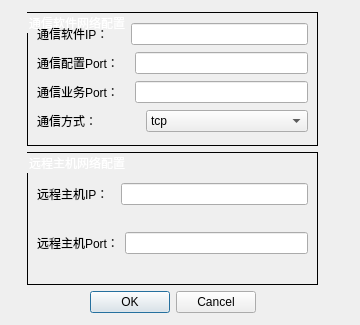
<?xml version="1.0" encoding="UTF-8"?>
<ui version="4.0">
 <class>comm_config_dlg</class>
 <widget class="QDialog" name="comm_config_dlg">
  <property name="geometry">
   <rect>
    <x>0</x>
    <y>0</y>
    <width>360</width>
    <height>325</height>
   </rect>
  </property>
  <property name="windowTitle">
   <string>通信软件连接配置</string>
  </property>
  <widget class="QToolButton" name="toolButton">
   <property name="geometry">
    <rect>
     <x>560</x>
     <y>320</y>
     <width>37</width>
     <height>18</height>
    </rect>
   </property>
   <property name="text">
    <string>...</string>
   </property>
  </widget>
  <widget class="QWidget" name="layoutWidget">
   <property name="geometry">
    <rect>
     <x>27</x>
     <y>12</y>
     <width>291</width>
     <height>301</height>
    </rect>
   </property>
   <layout class="QVBoxLayout" name="verticalLayout_3">
    <item>
     <widget class="QGroupBox" name="groupBox">
      <property name="styleSheet">
       <string notr="true">QGroupBox{color:white;border:1px solid black;}</string>
      </property>
      <property name="title">
       <string>通信软件网络配置</string>
      </property>
      <layout class="QVBoxLayout" name="verticalLayout">
       <item>
        <layout class="QHBoxLayout" name="horizontalLayout">
         <item>
          <widget class="QLabel" name="label">
           <property name="styleSheet">
            <string notr="true">QLabel{border:0px}</string>
           </property>
           <property name="text">
            <string>通信软件IP：     </string>
           </property>
          </widget>
         </item>
         <item>
          <widget class="QLineEdit" name="lineEdit"/>
         </item>
        </layout>
       </item>
       <item>
        <layout class="QHBoxLayout" name="horizontalLayout_2">
         <item>
          <widget class="QLabel" name="label_2">
           <property name="styleSheet">
            <string notr="true">QLabel{border:0px}</string>
           </property>
           <property name="text">
            <string>通信配置Port：   </string>
           </property>
          </widget>
         </item>
         <item>
          <widget class="QLineEdit" name="lineEdit_2"/>
         </item>
        </layout>
       </item>
       <item>
        <layout class="QHBoxLayout" name="horizontalLayout_4">
         <item>
          <widget class="QLabel" name="label_4">
           <property name="styleSheet">
            <string notr="true">QLabel{border:0px}</string>
           </property>
           <property name="text">
            <string>通信业务Port：   </string>
           </property>
          </widget>
         </item>
         <item>
          <widget class="QLineEdit" name="lineEdit_3"/>
         </item>
        </layout>
       </item>
       <item>
        <layout class="QHBoxLayout" name="horizontalLayout_3" stretch="7,11">
         <item>
          <widget class="QLabel" name="label_3">
           <property name="styleSheet">
            <string notr="true">QLabel{border:0px}</string>
           </property>
           <property name="text">
            <string>通信方式：</string>
           </property>
          </widget>
         </item>
         <item>
          <widget class="QComboBox" name="comboBox">
           <item>
            <property name="text">
             <string>tcp</string>
            </property>
           </item>
           <item>
            <property name="text">
             <string>udp</string>
            </property>
           </item>
          </widget>
         </item>
        </layout>
       </item>
      </layout>
     </widget>
    </item>
    <item>
     <widget class="QGroupBox" name="groupBox_2">
      <property name="styleSheet">
       <string notr="true">QGroupBox{color:white;border:1px solid black;}</string>
      </property>
      <property name="title">
       <string>远程主机网络配置</string>
      </property>
      <layout class="QVBoxLayout" name="verticalLayout_2">
       <item>
        <layout class="QHBoxLayout" name="horizontalLayout_5">
         <item>
          <widget class="QLabel" name="label_5">
           <property name="styleSheet">
            <string notr="true">QLabel{border:0px}</string>
           </property>
           <property name="text">
            <string>远程主机IP：  </string>
           </property>
          </widget>
         </item>
         <item>
          <widget class="QLineEdit" name="lineEdit_4"/>
         </item>
        </layout>
       </item>
       <item>
        <layout class="QHBoxLayout" name="horizontalLayout_6">
         <item>
          <widget class="QLabel" name="label_6">
           <property name="styleSheet">
            <string notr="true">QLabel{border:0px}</string>
           </property>
           <property name="text">
            <string>远程主机Port：</string>
           </property>
          </widget>
         </item>
         <item>
          <widget class="QLineEdit" name="lineEdit_5"/>
         </item>
        </layout>
       </item>
      </layout>
     </widget>
    </item>
    <item>
     <widget class="QDialogButtonBox" name="buttonBox">
      <property name="styleSheet">
       <string notr="true"/>
      </property>
      <property name="orientation">
       <enum>Qt::Horizontal</enum>
      </property>
      <property name="standardButtons">
       <set>QDialogButtonBox::Cancel|QDialogButtonBox::Ok</set>
      </property>
      <property name="centerButtons">
       <bool>true</bool>
      </property>
     </widget>
    </item>
   </layout>
  </widget>
 </widget>
 <resources/>
 <connections>
  <connection>
   <sender>buttonBox</sender>
   <signal>accepted()</signal>
   <receiver>comm_config_dlg</receiver>
   <slot>accept()</slot>
   <hints>
    <hint type="sourcelabel">
     <x>248</x>
     <y>254</y>
    </hint>
    <hint type="destinationlabel">
     <x>157</x>
     <y>274</y>
    </hint>
   </hints>
  </connection>
  <connection>
   <sender>buttonBox</sender>
   <signal>rejected()</signal>
   <receiver>comm_config_dlg</receiver>
   <slot>reject()</slot>
   <hints>
    <hint type="sourcelabel">
     <x>316</x>
     <y>260</y>
    </hint>
    <hint type="destinationlabel">
     <x>286</x>
     <y>274</y>
    </hint>
   </hints>
  </connection>
 </connections>
</ui>
